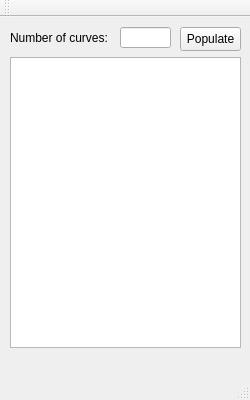
<?xml version="1.0" encoding="UTF-8"?>
<ui version="4.0">
 <class>guiClass</class>
 <widget class="QMainWindow" name="guiClass">
  <property name="geometry">
   <rect>
    <x>0</x>
    <y>0</y>
    <width>250</width>
    <height>400</height>
   </rect>
  </property>
  <property name="windowTitle">
   <string>gui</string>
  </property>
  <widget class="QWidget" name="centralWidget">
   <widget class="QLineEdit" name="edtObjectsNum">
    <property name="geometry">
     <rect>
      <x>120</x>
      <y>10</y>
      <width>51</width>
      <height>21</height>
     </rect>
    </property>
   </widget>
   <widget class="QLabel" name="lblObjectsNum">
    <property name="geometry">
     <rect>
      <x>10</x>
      <y>10</y>
      <width>101</width>
      <height>21</height>
     </rect>
    </property>
    <property name="text">
     <string>Number of curves:</string>
    </property>
   </widget>
   <widget class="QPushButton" name="btnPopulate">
    <property name="geometry">
     <rect>
      <x>180</x>
      <y>10</y>
      <width>61</width>
      <height>24</height>
     </rect>
    </property>
    <property name="text">
     <string>Populate</string>
    </property>
   </widget>
   <widget class="QTableView" name="tvObjects">
    <property name="geometry">
     <rect>
      <x>10</x>
      <y>40</y>
      <width>231</width>
      <height>291</height>
     </rect>
    </property>
   </widget>
  </widget>
  <widget class="QMenuBar" name="menuBar">
   <property name="geometry">
    <rect>
     <x>0</x>
     <y>0</y>
     <width>250</width>
     <height>22</height>
    </rect>
   </property>
  </widget>
  <widget class="QToolBar" name="mainToolBar">
   <attribute name="toolBarArea">
    <enum>TopToolBarArea</enum>
   </attribute>
   <attribute name="toolBarBreak">
    <bool>false</bool>
   </attribute>
  </widget>
  <widget class="QStatusBar" name="statusBar"/>
 </widget>
 <layoutdefault spacing="6" margin="11"/>
 <resources>
  <include location="gui.qrc"/>
 </resources>
 <connections>
  <connection>
   <sender>btnPopulate</sender>
   <signal>clicked()</signal>
   <receiver>guiClass</receiver>
   <slot>populate()</slot>
   <hints>
    <hint type="sourcelabel">
     <x>212</x>
     <y>56</y>
    </hint>
    <hint type="destinationlabel">
     <x>307</x>
     <y>117</y>
    </hint>
   </hints>
  </connection>
 </connections>
 <slots>
  <slot>populate()</slot>
 </slots>
</ui>
